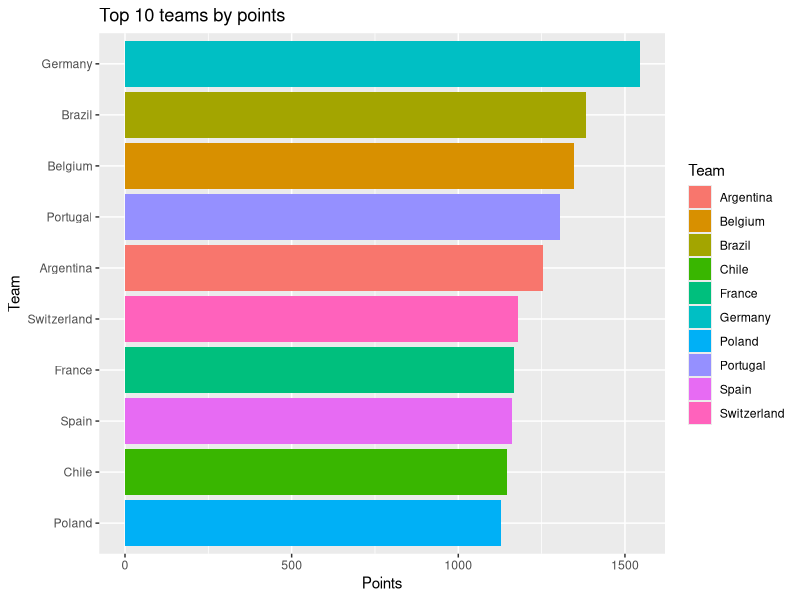
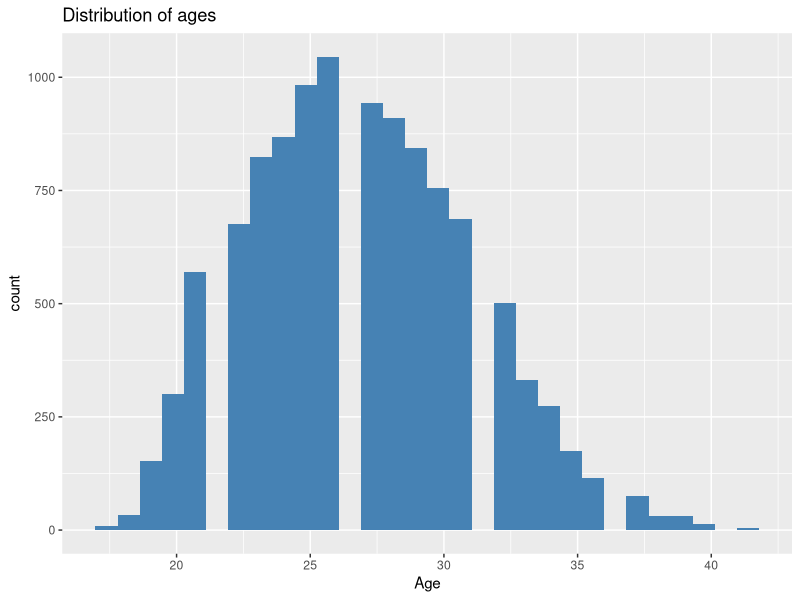
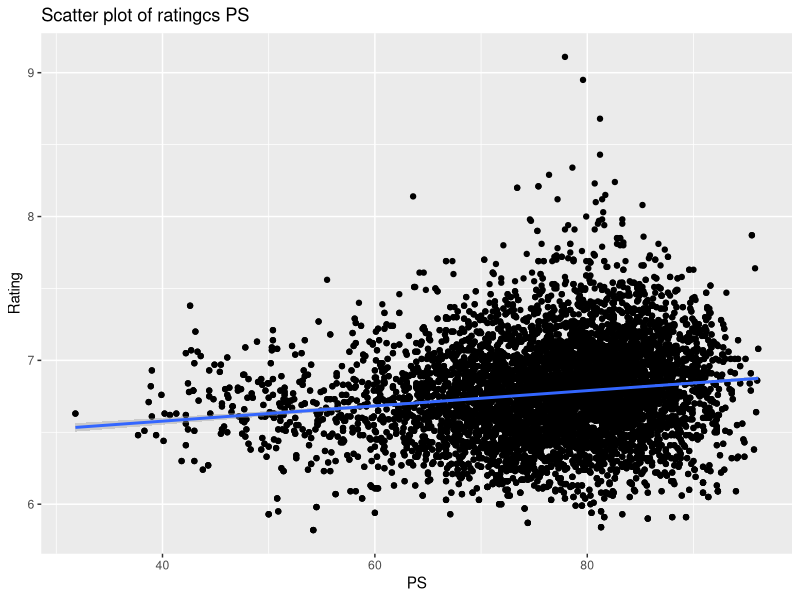
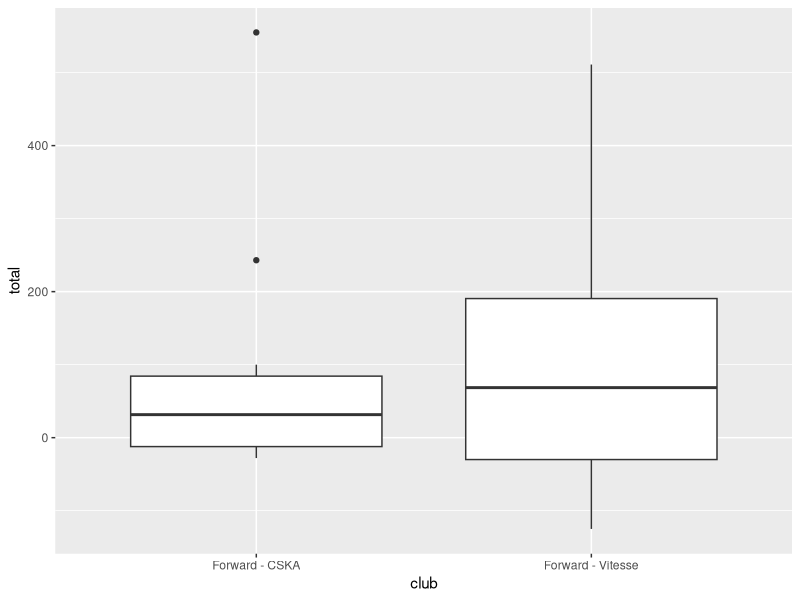

Write the R code that produced these figures, in order.
## ---- chunk 1
knitr::opts_chunk$set(collapse = TRUE)
## ---- chunk 2
library(dplyr)
library(ggplot2)
stats <- read.csv("Players_Stats.csv")
score <- read.csv("Players_Score.csv")
fixture <- read.csv("Fixture.csv", header=F)
teams <- read.csv("Teams.csv")
## ---- chunk 3
teams %>% arrange(desc(Points)) %>% head(10) %>%
  ggplot(aes(x=reorder(Team, Points),  y=Points, fill=Team)) + geom_bar(stat="identity") +
  coord_flip() +
  labs(x="Team", y="Points", title="Top 10 teams by points")
## ---- chunk 4
ggplot(data=score, aes(x=age)) + geom_histogram(fill="steelblue", bins=30) + 
  labs(x="Age", title="Distribution of ages")
## ---- chunk 5
ggplot(data=score, aes(x=PS, y=Rating)) + geom_point() +
  geom_smooth(method="lm") +
  labs(x="PS", y="Rating", title="Scatter plot of ratingcs PS")
## ---- chunk 6
stats$total <- as.numeric(gsub(",", "", stats$total))
stats %>% filter(club %in% c("Forward - Vitesse", "Forward - CSKA")) %>%
  ggplot(aes(x=club, y=total)) + geom_boxplot()
